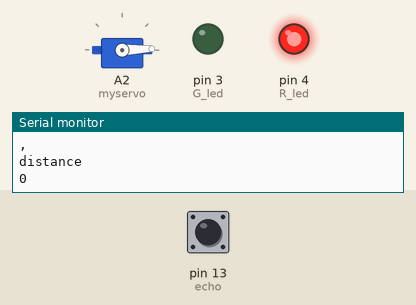
The sketch below on a simulated Arduino Uno, built with avr-gcc and run on an emulated ATmega328P. Shown: servo, output pins drawn as LEDs (lit = HIGH), the last lines printed to the serial monitor. The inputs (shaded band) are chosen by the test bench; at power-on: pin 13 (echo) LOW. Pins used as bus, display or sensor lines are not drawn.

Above: at 2.2 s.
2.3 s: pin 13 (echo) pulsed HIGH 5 times (0.12 s each, 0.3 s apart)
At 4.5 s:
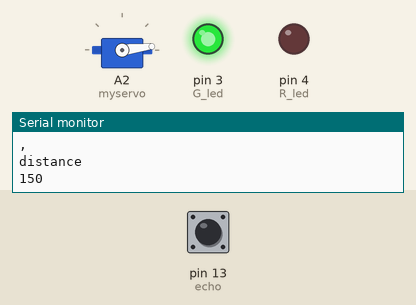
At 18.8 s:
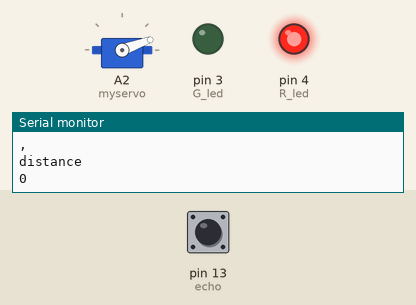
Timing chart, 0 to 20.5 s (numbered marks = the images above; inputs shaded):
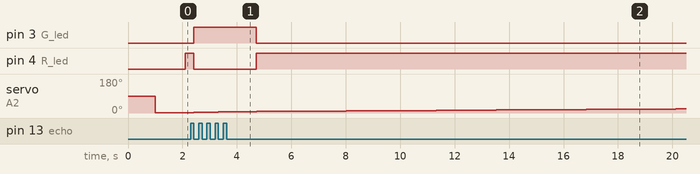

Measured:
- after the input at 2.3 s, pin 3 (G_led): LOW → HIGH after 0.12 s, → LOW 2.3 s later; pin 4 (R_led): HIGH → LOW after 0.12 s, → HIGH 2.3 s later

The sketch:

Arduino_Code.ino
```cpp
#include <Servo.h>
Servo myservo;

#define echo 13     //Echo pin
#define trigger 12  //Trigger pin

#define G_led 3  // choose the pin for the Green Led
#define R_led 4  // choose the pin for the Red Led

int distance;
int degree;

void setup() {  // put your setup code here, to run once
  Serial.begin(9600);

  myservo.attach(A2);  // declare Servo Motor as output
  myservo.write(90);

  pinMode(echo, INPUT);      // declare ultrasonic sensor Echo pin as input
  pinMode(trigger, OUTPUT);  // declare ultrasonic sensor Trigger pin as Output

  pinMode(R_led, OUTPUT);  // declare Red LED as output
  pinMode(G_led, OUTPUT);  // declare Green LED as output

  delay(1000);
}


void loop() {

  for (degree = 1; degree < 180; degree += 1) {
    myservo.write(degree);
    delay(100);
    data();
  }

  for (degree = 180; degree > 1; degree -= 1) {
    myservo.write(degree);
    data();
    delay(100);
  }
}

void data() {
  digitalWrite(trigger, LOW);
  delayMicroseconds(2);
  digitalWrite(trigger, HIGH);
  delayMicroseconds(10);
  long time = pulseIn(echo, HIGH);
  distance = time / 28.5 / 2;

  if (distance > 150) { distance = 150; }

  if (distance > 100) {
    digitalWrite(G_led, HIGH);  // LED Turn On
    digitalWrite(R_led, LOW);   // LED Turn Off
  } else {
    digitalWrite(G_led, LOW);   // LED Turn Off
    digitalWrite(R_led, HIGH);  // LED Turn On
  }
  Serial.println("degree");
  Serial.println(degree);
  Serial.println(",");
  Serial.println("distance");
  Serial.println(distance);
  Serial.print("\r");
}
```
